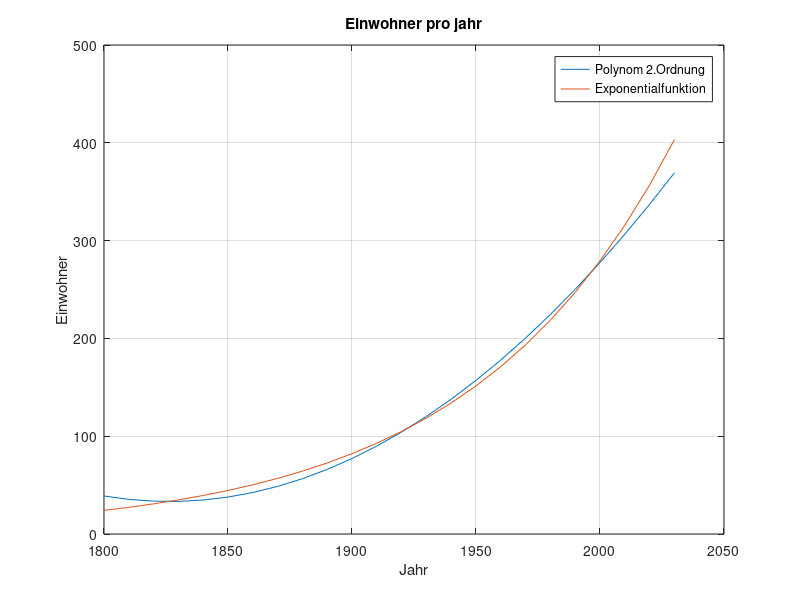

This figure's MATLAB source:
%Valentin Finsterle 28/04/2020 Gruppe A2

%%Aufräumen
clc; 
clear; 
close all;

warning('on');

%%Datei Laden
load('Einwohner_USA_1900_2020.mat');

Jahr = Daten(:,1);
Jahr2 = 1800:10:2030;
Einwohner = Daten(:,2);

%%Aus A5
p = polyfit(Jahr,Einwohner,2);
h = polyval(p,Jahr);

%%Rechnung
p2 = polyfit(Jahr,log(Einwohner),1);
K = exp(p2(2));

Einwohner_p = polyval(p, Jahr2);
Einwohner_p2 = K*exp(p2(1)*Jahr2);

%%Schaubild
figure(1);
plot(Jahr2,Einwohner_p,Jahr2,Einwohner_p2,'-');
title('Einwohner pro jahr');
xlabel('Jahr');
ylabel('Einwohner');
legend('Polynom 2.Ordnung', 'Exponentialfunktion');
grid;